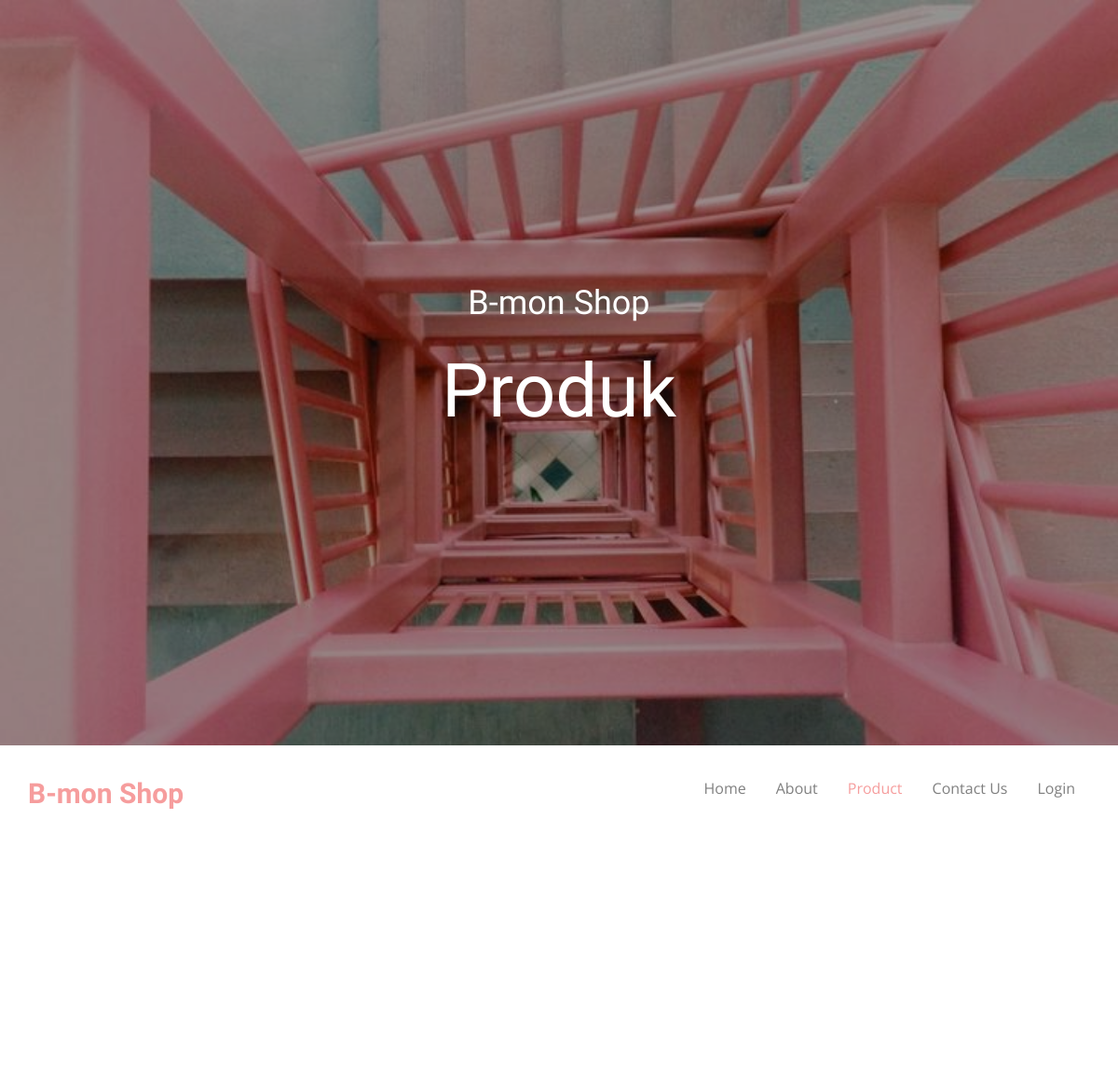
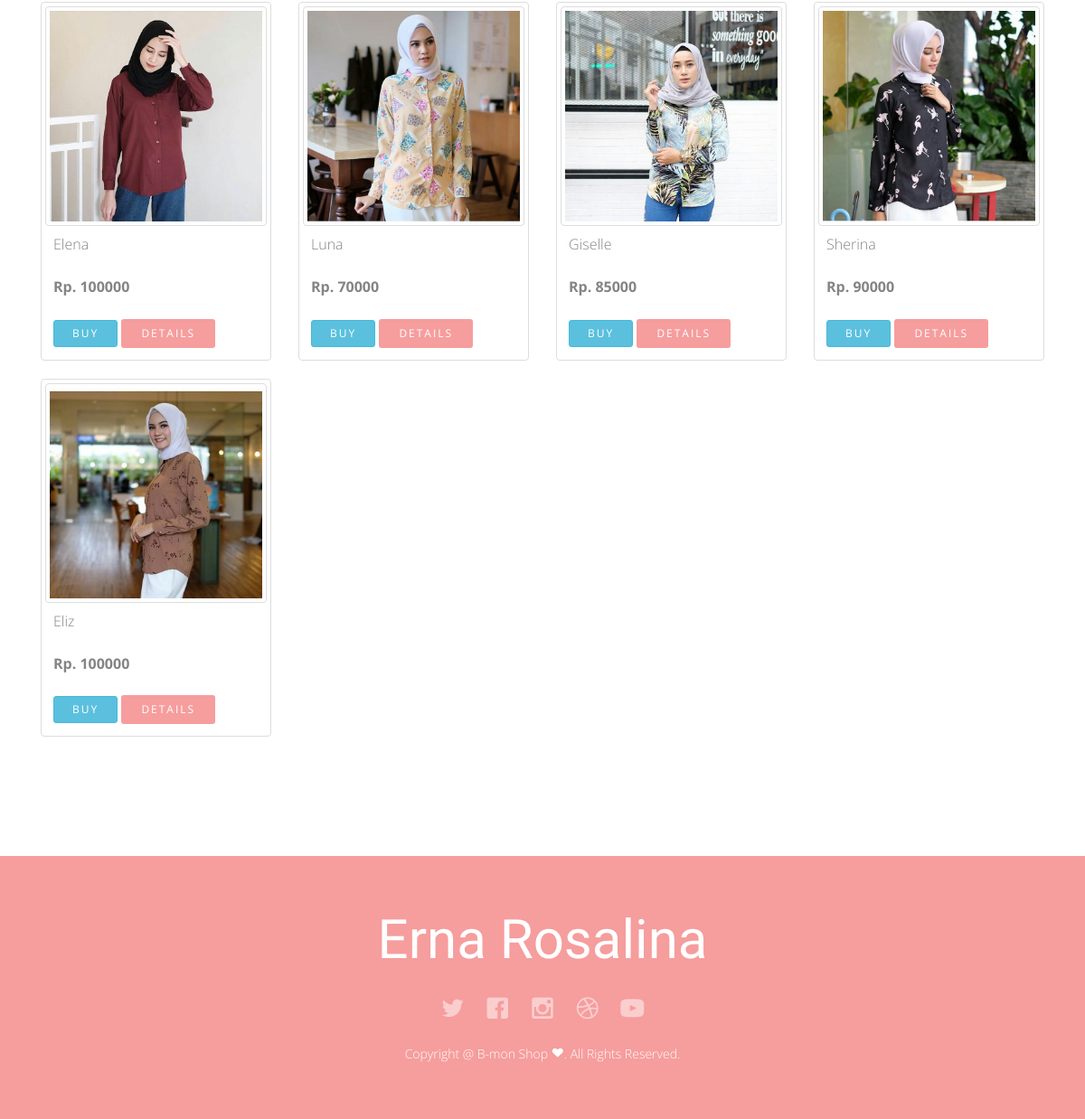
/produk.php, run on the app's committed database (2 pictures, top to bottom).
### tables this page shows
CREATE TABLE `produk` (
  `id` int(4) NOT NULL,
  `nama_p` varchar(30) NOT NULL,
  `harga_p` int(15) NOT NULL,
  `stok_p` int(4) NOT NULL,
  `spesifikasi_p` varchar(500) NOT NULL,
  `gambar_p` varchar(30) NOT NULL
);

### produk.php (the view, shortened to what this page needs)
<?php
include 'koneksi.php';
$sql = "SELECT * FROM produk";
$result = mysqli_query($conn, $sql);
?>
<!DOCTYPE html>
 <html class="no-js">
<head>
<link rel="stylesheet" href="css/animate.css">
<link rel="stylesheet" href="css/icomoon.css">
<link rel="stylesheet" href="css/bootstrap.css">
<link rel="stylesheet" href="css/superfish.css">
<link rel="stylesheet" href="css/magnific-popup.css">
<link rel="stylesheet" href="css/style.css">
</head>
<body>
	<div id="fh5co-wrapper">
		<div id="fh5co-page">
			<div class="fh5co-hero" data-section="home">
				<div class="fh5co-overlay"></div>
				<div class="fh5co-cover text-center" data-stellar-background-ratio="0.5" style="background-image: url(images/2.jpg);">
					<div class="display-t">
						<div class="display-tc">
							<div class="container">
								<div class="col-md-10 col-md-offset-1">
									<div class="animate-box">
										<h1>B-mon Shop</h1>
										<h2>Produk</h2>
									</div>
								</div>
							</div>
						</div>
					</div>
				</div>
			</div>
			<header id="fh5co-header-section" class="sticky-banner">
				<div class="container">
					<div class="nav-header">
						<h1 id="fh5co-logo"><a href="index.html">B-mon Shop</a></h1>
						<nav id="fh5co-menu-wrap" role="navigation">
							<ul class="sf-menu" id="fh5co-primary-menu">
								<li><a href="index.php" >Home</a></li>
								<li><a href="about.html">About</a></li>
								<li class="active"><a href="produk.php">Product</a></li>
								<li><a href="bukutamu.php">Contact Us</a></li>
								<li><a href="login/index.php">Login</a></li>
							</ul>
						</nav>
					</div>
				</div>
			</header>
			<div id="fh5co-gallery">
				<div class="container">
					<div class="row">
					</div>
					<?php while($produk = mysqli_fetch_array($result)){
						?>
						<div class="col-md-3">
							<div class="thumbnail">
								<a href="admin/img/produk/<?= $produk['gambar_p']; ?>">
									<img src="admin/img/produk/<?= $produk['gambar_p']; ?>" class="img-thumbnail">
								</a>
								<div class="caption">
									<p><?= $produk['nama_p']; ?></p>
									<p><b>Rp. <?= $produk['harga_p']; ?></b></p>
									<a href="datadiri.php" class="btn btn-info btn-sm">
										<span class="fa fa-plus"></span> Buy
									</a>
									<a href="lihatproduk.php?nama_p=<?= $produk['nama_p'];?>" class="btn btn-primary btn-sm">
										<span class="fa fa-shopping-cart"></span> Details
									</a>
								</div>
							</div>
						</div>
						<?php
					}
					?>
				</div>
			</div>
			<footer>
				<div id="footer">
					<div class="container">
						<div class="row">
							<div class="col-md-12 text-center">
								<h2>Erna Rosalina</h2>
							</div>
							<div class="col-md-6 col-md-offset-3 text-center">
								<p class="fh5co-social-icons">
									<a href="#"><i class="icon-twitter2"></i></a>
									<a href="#"><i class="icon-facebook2"></i></a>
									<a href="#"><i class="icon-instagram"></i></a>
									<a href="#"><i class="icon-dribbble2"></i></a>
									<a href="#"><i class="icon-youtube"></i></a>
								</p>
								<p>Copyright @ B-mon Shop <i class="icon-heart3"></i>. All Rights Reserved.</a></p>
							</div>
						</div>
					</div>
				</div>
			</footer>
		</div>
	</div>
</body>
</html>

### css/icomoon.css (style rules this page uses)
[class^="icon-"], [class*=" icon-"] { font-family: 'icomoon' !important; speak: none; font-style: normal; font-weight: normal; font-variant: normal; text-transform: none; line-height: 1; -webkit-font-smoothing: antialiased; -moz-osx-font-smoothing: grayscale; }
.icon-heart3:before { content: "\e9b6"; }
.icon-dribbble2:before { content: "\ea66"; }
.icon-facebook2:before { content: "\ea68"; }
.icon-instagram:before { content: "\ea70"; }
.icon-twitter2:before { content: "\ea7d"; }
.icon-youtube:before { content: "\ea81"; }

### css/superfish.css (style rules this page uses)
.sf-menu, .sf-menu * { margin: 0; padding: 0; list-style: none; }
.sf-menu li { position: relative; }
.sf-menu > li { float: left; }
.sf-menu a { display: block; position: relative; }
.sf-menu { float: left; margin-bottom: 1em; }
.sf-menu a { border-left: 1px solid #fff; border-top: 1px solid #dFeEFF; border-top: 1px solid rgba(255,255,255,.5); padding: .75em 1em; text-decoration: none; zoom: 1; }
.sf-menu a { color: #13a; }
.sf-menu li { background: #BDD2FF; white-space: nowrap; *white-space: normal; -webkit-transition: background .2s; transition: background .2s; }

### data on the page
produk: gambar_p (picture), nama_p "Elena", harga_p "100000"
produk: gambar_p (picture), nama_p "Luna", harga_p "70000"
produk: gambar_p (picture), nama_p "Giselle", harga_p "85000"
produk: gambar_p (picture), nama_p "Sherina", harga_p "90000"
produk: gambar_p (picture), nama_p "Eliz", harga_p "100000"
